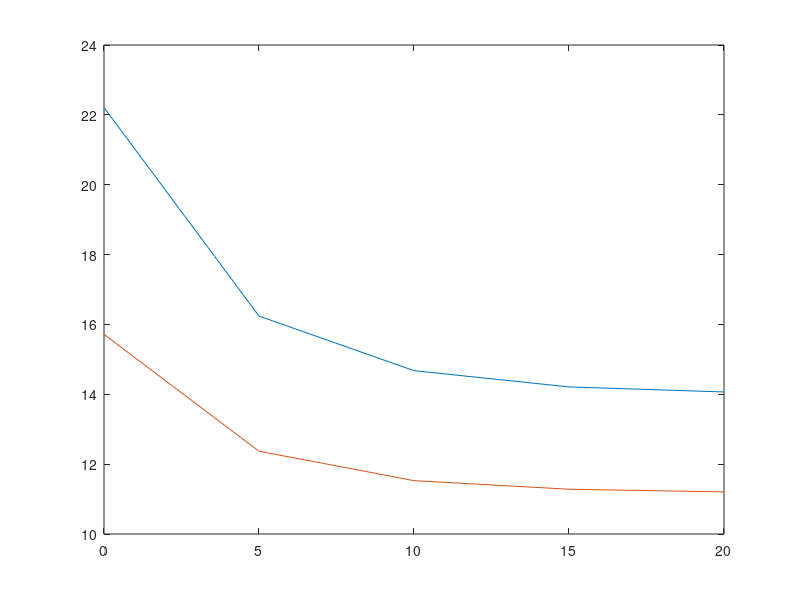

This figure's MATLAB source:
clear all;
num_itr = 100000;
ct = 100;
R = 0.5;
eps = 2^R-1;
T=0.5;
M=32;
PL = eps; PH = (1+PL)*eps;
snrdb = [0 : 5: 20];

for isnr =  1: length(snrdb)
    aoi_tdma_ana(isnr)=0;
    aoi_tdma_mp_ana(isnr)=0;
    aoi_noma_ana(isnr)=0;
    aoi_noma_ana_mp(isnr)=0;
    for m = 1 : M/2
        m=4;mp = m+M/2;
        snr=10^(snrdb(isnr)/10);snrS = snr;

        aoi_tdma_ana(isnr) =aoi_tdma_ana(isnr)+ m*T + M*T*(2*exp(eps/snr)-1)/2;
        aoi_tdma_mp_ana(isnr) = aoi_tdma_mp_ana(isnr)+ mp*T + M*T*(2*exp(eps/snr)-1)/2;


        %analytical results -  user m
        ptemp = exp(-eps/snrS)*(1-exp(-(snr*eps/snrS+1)*eps/snr))/(snr*eps/snrS+1);
        p0 = (1-exp(-eps/snr)-ptemp)*(1-exp(-eps/snrS)/(1+snr*eps/snrS))+...
            ptemp*(1-exp(-eps/snrS));
        pm = exp(-eps/snrS);
        pmp = (1-exp(-eps/snr)-ptemp)*(exp(-eps/snrS)/(1+snr*eps/snrS))+...
            ptemp*(exp(-eps/snrS));

        deltam0 = 1/(pm+pmp)^2*(1-p0)^2*((pm+pmp)*m*T*pm/(1-p0)^2   + pmp/2*m*T*pm/(1-p0)...
                                       + (pm+pmp)*mp*T*pmp/(1-p0)^2 - pm/2*mp*T*pmp/(1-p0));

        aoi_noma_ana(isnr) = aoi_noma_ana(isnr)+deltam0 +(M^2*T^2*(pm+pmp)^2*(1+p0)+M^2/2*T^2*pm*pmp*(1-p0)^2)...
            /M/T/(pm+pmp)^2/(1-p0)/2;

        %analytical results -  user m'
        p0 = (1-exp(-eps/snrS)/(1+eps*snr/snrS))*(1-exp(-eps/snr));
        pm = exp(-eps/snrS)/(1+eps*snr/snrS);
        pmp = (1-exp(-eps/snrS)/(1+eps*snr/snrS))*(exp(-eps/snr));

        deltam0 = 1/(pm+pmp)^2*(1-p0)^2*((pm+pmp)*m*T*pm/(1-p0)^2   + pmp/2*m*T*pm/(1-p0)...
                                       + (pm+pmp)*mp*T*pmp/(1-p0)^2 - pm/2*mp*T*pmp/(1-p0));

        aoi_noma_ana_mp(isnr) = aoi_noma_ana_mp(isnr)+ deltam0 +(M^2*T^2*(pm+pmp)^2*(1+p0)+M^2/2*T^2*pm*pmp*(1-p0)^2)...
            /M/T/(pm+pmp)^2/(1-p0)/2;
    end
    
end
%plot(snrdb,aoi_tdma,snrdb,aoi_tdma_ana,  snrdb,aoi_noma_m,snrdb,aoi_noma_ana)
plot(snrdb,(aoi_tdma_ana+aoi_tdma_mp_ana)/M, snrdb,(aoi_noma_ana+aoi_noma_ana_mp)/M)
 
